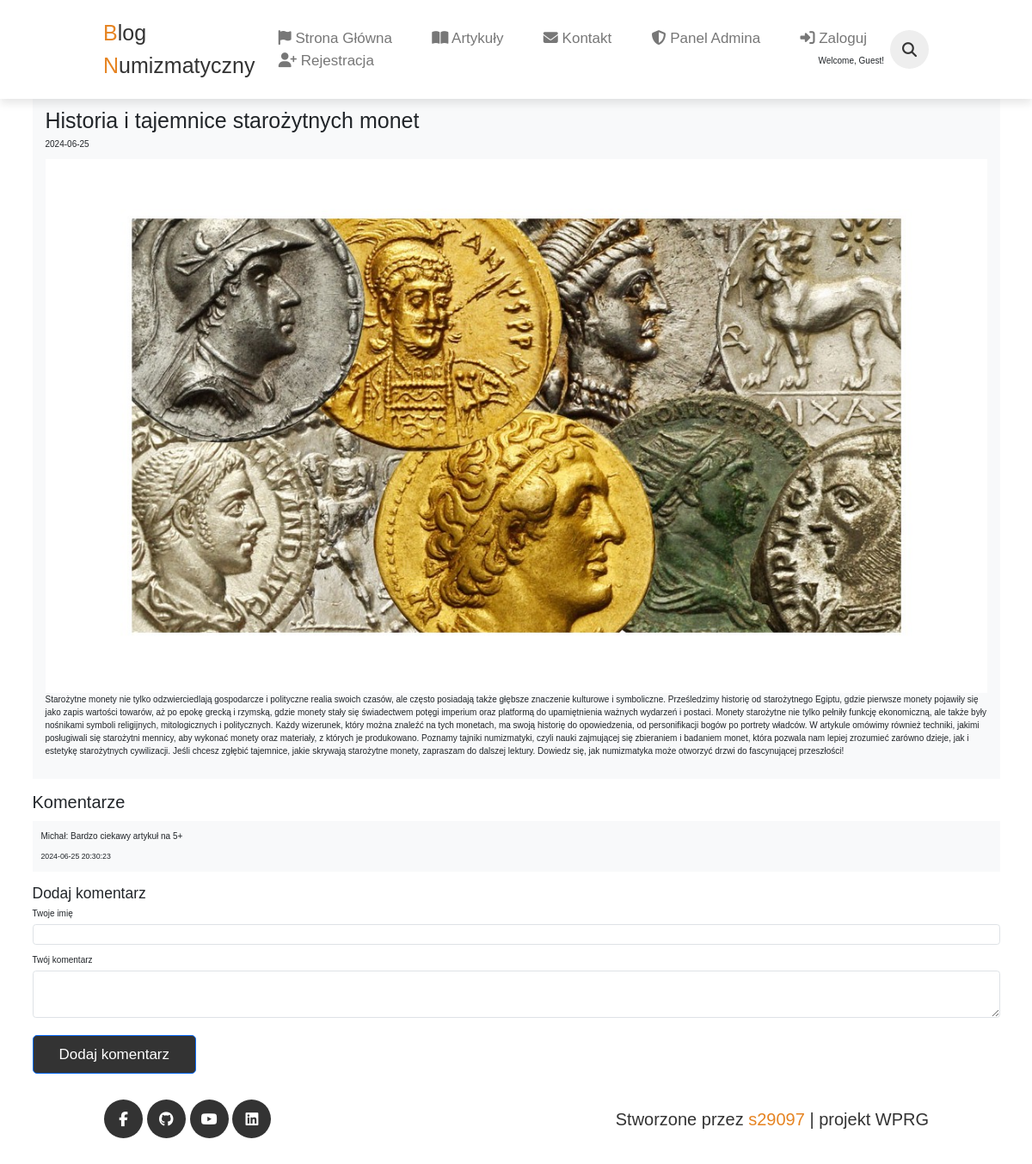
/post_view.php?id=1, run on the app's committed database.
### tables this page shows
CREATE TABLE `posts` (
  `id` int(11) NOT NULL,
  `date` varchar(255) NOT NULL,
  `title` varchar(255) NOT NULL,
  `summary` text NOT NULL,
  `content` mediumtext NOT NULL,
  `image` varchar(255) NOT NULL
);

CREATE TABLE `comments` (
  `id` int(11) NOT NULL,
  `post_id` int(11) NOT NULL,
  `author` varchar(255) NOT NULL DEFAULT 'Gosc',
  `content` mediumtext NOT NULL,
  `date` datetime NOT NULL,
  `created_at` timestamp NOT NULL DEFAULT current_timestamp()
);

### post_view.php (the view, shortened to what this page needs)
<?php
include('views/templates/header_view.php');
?>
<main>
    <header class="p-4 bg-dark text-center">
        <h1><a href="index.php" class="text-light text-decoration-none">Blog</a></h1>
    </header>
    <div class="container mt-5">
        <?php
        $id = $_GET['id'];
        if ($id) {
            include("connect.php");
            $sqlSelect = "SELECT * FROM posts WHERE id = $id";
            $result = mysqli_query($conn, $sqlSelect);
            if (mysqli_num_rows($result) > 0) {
                $data = mysqli_fetch_assoc($result);
                ?>
                <div class="post bg-light p-4 mt-5">
                    <h1><?php echo htmlspecialchars($data['title']); ?></h1>
                    <p><?php echo htmlspecialchars($data['date']); ?> </p>
                    <?php if ($data['image']): ?>
                        <img src="images/<?php echo htmlspecialchars($data['image']); ?>" alt="Post Image" class="img-fluid">
                    <?php endif; ?>
                    <p><?php echo nl2br(htmlspecialchars($data['content'])); ?> </p>
                </div>
                <div class="comment-section mt-4">
                    <h2>Komentarze</h2>
                    <?php
                    $sqlSelectComments = "SELECT * FROM comments WHERE post_id = ?";
                    $stmt = $conn->prepare($sqlSelectComments);
                    $stmt->bind_param('i', $id);
                    $stmt->execute();
                    $resultComments = $stmt->get_result();
                    if ($resultComments->num_rows > 0) {
                        while ($comment = $resultComments->fetch_assoc()) {
                            ?>
                            <div class="comment bg-light p-3 my-3">
                                <p><strong><?php echo htmlspecialchars($comment['author']); ?>:</strong> <?php echo nl2br(htmlspecialchars($comment['content'])); ?></p>
                                <small><?php echo htmlspecialchars($comment['created_at']); ?></small>
                            </div>
                            <?php
                        }
                    } else {
                        echo "<p>Brak komentarzy.</p>";
                    }
                    ?>
                    <div class="comment-form mt-4">
                        <h3>Dodaj komentarz</h3>
                        <form action="add_comment.php" method="post">
                            <div class="mb-3">
                                <label for="author" class="form-label">Twoje imię</label>
                                <input type="text" class="form-control" id="author" name="author" required>
                            </div>
                            <div class="mb-3">
                                <label for="content" class="form-label">Twój komentarz</label>
                                <textarea class="form-control" id="content" name="content" rows="3" required></textarea>
                            </div>
                            <button type="submit" class="btn btn-primary" name="submit">Dodaj komentarz</button>
                        </form>
                    </div>
                </div>
                <?php
            } else {
                echo "<p>Brak artykułów</p>";
            }
        } else {
            echo "<p>Brak postu o określonym ID</p>";
        }
        ?>
    </div>
</main>
<?php include('views/templates/footer_view.php'); ?>

### css/style.css (style rules this page uses)
:root { --orange: #e68422; --black: #333; --light-color: #777; --border: .1rem solid rgba(0, 0, 0, .2); --box-shadow: 0 .5rem 1rem rgba(0, 0, 0, .1); }
* { margin: 0; padding: 0; box-sizing: border-box; outline: none; border: none; text-decoration: none; font-family: Verdana, Geneva, Tahoma, sans-serif; font-weight: lighter; }
html { font-size: 62.5%; overflow-x: hidden; scroll-behavior: smooth; scroll-padding-top: 6rem; }
.btn { margin-top: 1rem; display: inline-block; background: var(--black); color: #fff; border-radius: .5rem; padding: .9rem 3rem; cursor: pointer; font-size: 1.7rem; }

### data on the page
posts: title "Historia i tajemnice starożytnych monet", date "2024-06-25", image (picture), content "Starożytne monety nie tylko odzwierciedlają gospodarcze i polityczne realia swoich czasów, ale często posiadają także głębsze znaczenie kulturowe i symboliczne. Prześledzimy historię od starożytnego Egiptu, gdzie pierwsze monety pojawiły się jako zapis wartości towarów, aż po epokę grecką i rzymską, gdzie monety stały się świadectwem potęgi imperium oraz platformą do upamiętnienia ważnych wydarzeń i postaci. Monety starożytne nie tylko pełniły funkcję ekonomiczną, ale także były nośnikami symboli religijnych, mitologicznych i politycznych. Każdy wizerunek, który można znaleźć na tych monetach, ma swoją historię do opowiedzenia, od personifikacji bogów po portrety władców. W artykule omówimy…"
comments: author "Michał", content "Bardzo ciekawy artykuł na 5+", created_at "2024-06-25 20:30:23"
